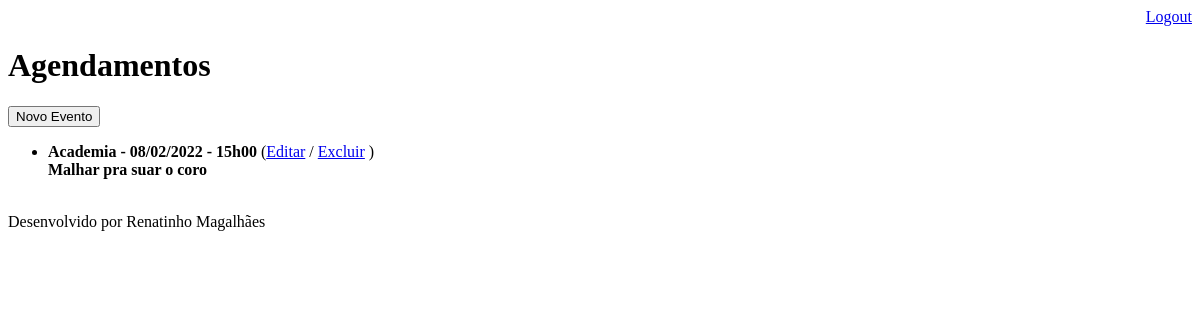
/agenda/ (signed in), run on an earlier commit of the app's database.
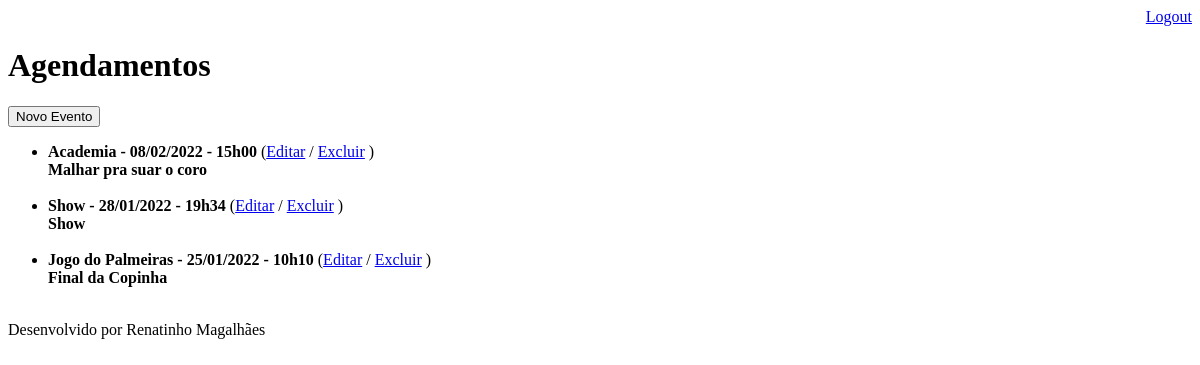
And on a later commit of the database.
### core/models.py (models this page shows, shortened)
class Evento(models.Model):
    titulo = models.CharField(max_length=100)
    descricao = models.TextField(blank=True, null=True)
    data_evento = models.DateTimeField(verbose_name='Data do Evento')
    data_criacao = models.DateTimeField(auto_now=True,verbose_name='Data de Criação')
    usuario = models.ForeignKey(User, on_delete=models.CASCADE)
    local = models.CharField(max_length=100, blank=True, null=True)
    class Meta:
        db_table = 'events'
    def get_data_evento(self):
        return self.data_evento.strftime('%d/%m/%Y - %Hh%M')

### core/views.py (the view)
# urls.py: path('agenda/', views.lista_eventos),
@login_required(login_url='/login/')
def lista_eventos(request):
    usuario = request.user
    evento = Evento.objects.filter(usuario=usuario)
    dados = { 'eventos': evento }
    return render(request, 'agenda.html', dados)

### templates/agenda.html
{% extends "model_page.html" %}
{% block content %}
    <h1>Agendamentos</h1>
    <a href="evento/">
        <button type="button">Novo Evento</button>
    </a>
    <ul>
        {% for evento in eventos %}
            <li>
                <b>{{ evento.titulo }} - {{ evento.get_data_evento }} </b>
                (<a href="evento/?id={{ evento.id }}">Editar</a>
                / <a href="evento/delete/{{ evento.id }}">Excluir</a> )
                <br>
                <b>{{ evento.descricao }}</b>
                <br>
                <br>
            </li>
        {% endfor %}
    </ul>
{% endblock %}

### templates/model_page.html
<!DOCTYPE html>
<html lang="en">
<head>
    {% include "model_header.html" %}
</head>
<body>
    {% block content %} {% endblock %}
    {% include "model_footer.html" %}
</body>
</html>

### templates/model_header.html (shortened to what this page needs)
<div align="right">
    <a href="/logout">Logout</a>
</div>

### templates/model_footer.html
<p>Desenvolvido por Renatinho Magalhães</p>

What changed in the data, as far as the page shows it:
added Evento: titulo "Show", get_data_evento "28/01/2022 - 19h34", descricao "Show"
added Evento: titulo "Jogo do Palmeiras", get_data_evento "25/01/2022 - 10h10", descricao "Final da Copinha"
